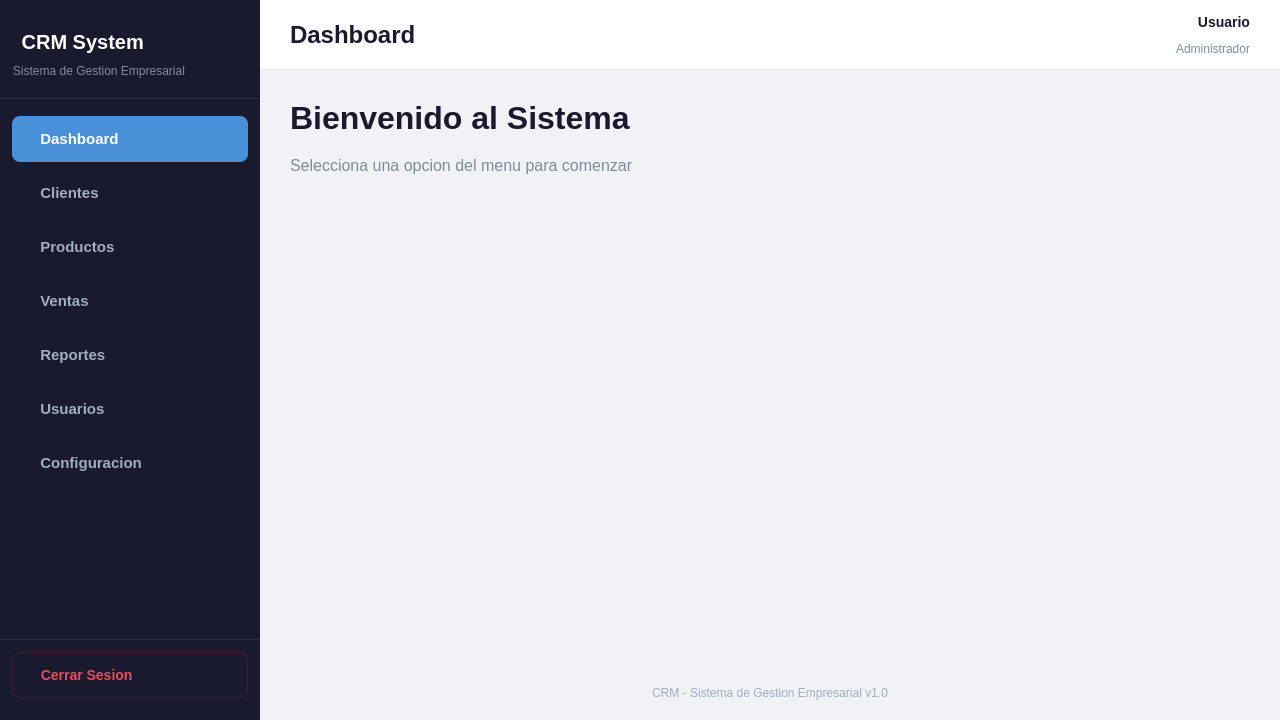
<?xml version="1.0" encoding="UTF-8"?>
<ui version="4.0">
 <class>MainWindow</class>
 <widget class="QMainWindow" name="MainWindow">
  <property name="geometry">
   <rect>
    <x>0</x>
    <y>0</y>
    <width>1280</width>
    <height>720</height>
   </rect>
  </property>
  <property name="minimumSize">
   <size>
    <width>1024</width>
    <height>600</height>
   </size>
  </property>
  <property name="windowTitle">
   <string>CRM - Sistema de Gestion</string>
  </property>
  <property name="styleSheet">
   <string notr="true">
/* === GLOBAL === */
QMainWindow {
    background-color: #f0f2f5;
    font-family: &quot;Segoe UI&quot;, Arial, sans-serif;
}

/* === SIDEBAR === */
#sidebar {
    background-color: #1a1a2e;
    min-width: 260px;
    max-width: 260px;
}
#sidebarTitle {
    color: #ffffff;
    font-size: 20px;
    font-weight: bold;
    padding: 10px 0px;
}
#sidebarSubtitle {
    color: #7f8c9b;
    font-size: 12px;
    padding-bottom: 5px;
}
#sidebarSeparator {
    background-color: #2d2d4a;
    min-height: 1px;
    max-height: 1px;
}

/* Sidebar buttons base */
#btnDashboard, #btnClientes, #btnProductos,
#btnVentas, #btnReportes, #btnUsuarios, #btnConfiguracion {
    background-color: transparent;
    color: #a0aec0;
    font-size: 15px;
    font-weight: 500;
    text-align: left;
    padding: 14px 20px;
    border: none;
    border-radius: 8px;
    margin: 2px 12px;
}
#btnDashboard:hover, #btnClientes:hover, #btnProductos:hover,
#btnVentas:hover, #btnReportes:hover, #btnUsuarios:hover, #btnConfiguracion:hover {
    background-color: #16213e;
    color: #ffffff;
}

/* Active state for dashboard (default) */
#btnDashboard {
    background-color: #4a90d9;
    color: #ffffff;
    font-weight: 600;
}

#btnCerrarSesion {
    background-color: transparent;
    color: #e74c5e;
    font-size: 14px;
    font-weight: 500;
    text-align: left;
    padding: 14px 20px;
    border: 1px solid #3d2030;
    border-radius: 8px;
    margin: 2px 12px;
}
#btnCerrarSesion:hover {
    background-color: #3d2030;
    color: #ff6b7a;
}

/* === HEADER === */
#header {
    background-color: #ffffff;
    border-bottom: 1px solid #e2e8f0;
}
#headerPageTitle {
    color: #1a1a2e;
    font-size: 24px;
    font-weight: bold;
}
#headerUserName {
    color: #1a1a2e;
    font-size: 14px;
    font-weight: 600;
}
#headerUserRole {
    color: #7f8c9b;
    font-size: 12px;
}

/* === CONTENT === */
#contentArea {
    background-color: #f0f2f5;
}
#welcomeTitle {
    color: #1a1a2e;
    font-size: 32px;
    font-weight: bold;
}
#welcomeSubtitle {
    color: #7f8c9b;
    font-size: 16px;
}

/* Stat cards */
#cardClientes, #cardProductos, #cardVentas, #cardReportes {
    background-color: #ffffff;
    border-radius: 12px;
    border: 1px solid #e2e8f0;
}
#cardClientes:hover, #cardProductos:hover, #cardVentas:hover, #cardReportes:hover {
    border: 1px solid #4a90d9;
}

#cardClientesIcon, #cardProductosIcon, #cardVentasIcon, #cardReportesIcon {
    font-size: 36px;
}
#cardClientesTitle, #cardProductosTitle, #cardVentasTitle, #cardReportesTitle {
    color: #1a1a2e;
    font-size: 18px;
    font-weight: bold;
}
#cardClientesDesc, #cardProductosDesc, #cardVentasDesc, #cardReportesDesc {
    color: #7f8c9b;
    font-size: 13px;
}

/* Footer */
#footerLabel {
    color: #a0aec0;
    font-size: 12px;
}
   </string>
  </property>
  <widget class="QWidget" name="centralwidget">
   <layout class="QHBoxLayout" name="rootLayout">
    <property name="spacing">
     <number>0</number>
    </property>
    <property name="leftMargin">
     <number>0</number>
    </property>
    <property name="topMargin">
     <number>0</number>
    </property>
    <property name="rightMargin">
     <number>0</number>
    </property>
    <property name="bottomMargin">
     <number>0</number>
    </property>
    <item>
     <widget class="QWidget" name="sidebar" native="true">
      <layout class="QVBoxLayout" name="sidebarLayout">
       <property name="spacing">
        <number>0</number>
       </property>
       <property name="leftMargin">
        <number>0</number>
       </property>
       <property name="topMargin">
        <number>20</number>
       </property>
       <property name="rightMargin">
        <number>0</number>
       </property>
       <property name="bottomMargin">
        <number>20</number>
       </property>
       <item>
        <widget class="QLabel" name="sidebarTitle">
         <property name="text">
          <string>   CRM System</string>
         </property>
        </widget>
       </item>
       <item>
        <widget class="QLabel" name="sidebarSubtitle">
         <property name="text">
          <string>   Sistema de Gestion Empresarial</string>
         </property>
        </widget>
       </item>
       <item>
        <spacer name="sidebarPreSep">
         <property name="orientation">
          <enum>Qt::Vertical</enum>
         </property>
         <property name="sizeType">
          <enum>QSizePolicy::Fixed</enum>
         </property>
         <property name="sizeHint" stdset="0">
          <size>
           <width>20</width>
           <height>15</height>
          </size>
         </property>
        </spacer>
       </item>
       <item>
        <widget class="QWidget" name="sidebarSeparator" native="true"/>
       </item>
       <item>
        <spacer name="sidebarPostSep">
         <property name="orientation">
          <enum>Qt::Vertical</enum>
         </property>
         <property name="sizeType">
          <enum>QSizePolicy::Fixed</enum>
         </property>
         <property name="sizeHint" stdset="0">
          <size>
           <width>20</width>
           <height>15</height>
          </size>
         </property>
        </spacer>
       </item>
       <item>
        <widget class="QPushButton" name="btnDashboard">
         <property name="cursor">
          <cursorShape>PointingHandCursor</cursorShape>
         </property>
         <property name="text">
          <string>  Dashboard</string>
         </property>
        </widget>
       </item>
       <item>
        <spacer name="navSpacer1">
         <property name="orientation">
          <enum>Qt::Vertical</enum>
         </property>
         <property name="sizeType">
          <enum>QSizePolicy::Fixed</enum>
         </property>
         <property name="sizeHint" stdset="0">
          <size>
           <width>20</width>
           <height>4</height>
          </size>
         </property>
        </spacer>
       </item>
       <item>
        <widget class="QPushButton" name="btnClientes">
         <property name="cursor">
          <cursorShape>PointingHandCursor</cursorShape>
         </property>
         <property name="text">
          <string>  Clientes</string>
         </property>
        </widget>
       </item>
       <item>
        <spacer name="navSpacer2">
         <property name="orientation">
          <enum>Qt::Vertical</enum>
         </property>
         <property name="sizeType">
          <enum>QSizePolicy::Fixed</enum>
         </property>
         <property name="sizeHint" stdset="0">
          <size>
           <width>20</width>
           <height>4</height>
          </size>
         </property>
        </spacer>
       </item>
       <item>
        <widget class="QPushButton" name="btnProductos">
         <property name="cursor">
          <cursorShape>PointingHandCursor</cursorShape>
         </property>
         <property name="text">
          <string>  Productos</string>
         </property>
        </widget>
       </item>
       <item>
        <spacer name="navSpacer3">
         <property name="orientation">
          <enum>Qt::Vertical</enum>
         </property>
         <property name="sizeType">
          <enum>QSizePolicy::Fixed</enum>
         </property>
         <property name="sizeHint" stdset="0">
          <size>
           <width>20</width>
           <height>4</height>
          </size>
         </property>
        </spacer>
       </item>
       <item>
        <widget class="QPushButton" name="btnVentas">
         <property name="cursor">
          <cursorShape>PointingHandCursor</cursorShape>
         </property>
         <property name="text">
          <string>  Ventas</string>
         </property>
        </widget>
       </item>
       <item>
        <spacer name="navSpacer4">
         <property name="orientation">
          <enum>Qt::Vertical</enum>
         </property>
         <property name="sizeType">
          <enum>QSizePolicy::Fixed</enum>
         </property>
         <property name="sizeHint" stdset="0">
          <size>
           <width>20</width>
           <height>4</height>
          </size>
         </property>
        </spacer>
       </item>
       <item>
        <widget class="QPushButton" name="btnReportes">
         <property name="cursor">
          <cursorShape>PointingHandCursor</cursorShape>
         </property>
         <property name="text">
          <string>  Reportes</string>
         </property>
        </widget>
       </item>
       <item>
        <spacer name="navSpacer5">
         <property name="orientation">
          <enum>Qt::Vertical</enum>
         </property>
         <property name="sizeType">
          <enum>QSizePolicy::Fixed</enum>
         </property>
         <property name="sizeHint" stdset="0">
          <size>
           <width>20</width>
           <height>4</height>
          </size>
         </property>
        </spacer>
       </item>
       <item>
        <widget class="QPushButton" name="btnUsuarios">
         <property name="cursor">
          <cursorShape>PointingHandCursor</cursorShape>
         </property>
         <property name="text">
          <string>  Usuarios</string>
         </property>
        </widget>
       </item>
       <item>
        <spacer name="navSpacer6">
         <property name="orientation">
          <enum>Qt::Vertical</enum>
         </property>
         <property name="sizeType">
          <enum>QSizePolicy::Fixed</enum>
         </property>
         <property name="sizeHint" stdset="0">
          <size>
           <width>20</width>
           <height>4</height>
          </size>
         </property>
        </spacer>
       </item>
       <item>
        <widget class="QPushButton" name="btnConfiguracion">
         <property name="cursor">
          <cursorShape>PointingHandCursor</cursorShape>
         </property>
         <property name="text">
          <string>  Configuracion</string>
         </property>
        </widget>
       </item>
       <item>
        <spacer name="sidebarBottomSpacer">
         <property name="orientation">
          <enum>Qt::Vertical</enum>
         </property>
         <property name="sizeHint" stdset="0">
          <size>
           <width>20</width>
           <height>40</height>
          </size>
         </property>
        </spacer>
       </item>
       <item>
        <widget class="QWidget" name="sidebarSeparator2" native="true">
         <property name="styleSheet">
          <string notr="true">background-color: #2d2d4a; min-height: 1px; max-height: 1px;</string>
         </property>
        </widget>
       </item>
       <item>
        <spacer name="sidebarPreLogout">
         <property name="orientation">
          <enum>Qt::Vertical</enum>
         </property>
         <property name="sizeType">
          <enum>QSizePolicy::Fixed</enum>
         </property>
         <property name="sizeHint" stdset="0">
          <size>
           <width>20</width>
           <height>10</height>
          </size>
         </property>
        </spacer>
       </item>
       <item>
        <widget class="QPushButton" name="btnCerrarSesion">
         <property name="cursor">
          <cursorShape>PointingHandCursor</cursorShape>
         </property>
         <property name="text">
          <string>  Cerrar Sesion</string>
         </property>
        </widget>
       </item>
      </layout>
     </widget>
    </item>
    <item>
     <widget class="QWidget" name="rightPanel" native="true">
      <layout class="QVBoxLayout" name="rightPanelLayout">
       <property name="spacing">
        <number>0</number>
       </property>
       <property name="leftMargin">
        <number>0</number>
       </property>
       <property name="topMargin">
        <number>0</number>
       </property>
       <property name="rightMargin">
        <number>0</number>
       </property>
       <property name="bottomMargin">
        <number>0</number>
       </property>
       <item>
        <widget class="QWidget" name="header" native="true">
         <property name="minimumSize">
          <size>
           <width>0</width>
           <height>70</height>
          </size>
         </property>
         <property name="maximumSize">
          <size>
           <width>16777215</width>
           <height>70</height>
          </size>
         </property>
         <layout class="QHBoxLayout" name="headerLayout">
          <property name="leftMargin">
           <number>30</number>
          </property>
          <property name="rightMargin">
           <number>30</number>
          </property>
          <item>
           <widget class="QLabel" name="headerPageTitle">
            <property name="text">
             <string>Dashboard</string>
            </property>
           </widget>
          </item>
          <item>
           <spacer name="headerSpacer">
            <property name="orientation">
             <enum>Qt::Horizontal</enum>
            </property>
            <property name="sizeHint" stdset="0">
             <size>
              <width>40</width>
              <height>20</height>
             </size>
            </property>
           </spacer>
          </item>
          <item>
           <layout class="QVBoxLayout" name="headerUserInfoLayout">
            <property name="spacing">
             <number>2</number>
            </property>
            <item>
             <widget class="QLabel" name="headerUserName">
              <property name="text">
               <string>Usuario</string>
              </property>
              <property name="alignment">
               <set>Qt::AlignRight|Qt::AlignTrailing|Qt::AlignVCenter</set>
              </property>
             </widget>
            </item>
            <item>
             <widget class="QLabel" name="headerUserRole">
              <property name="text">
               <string>Administrador</string>
              </property>
              <property name="alignment">
               <set>Qt::AlignRight|Qt::AlignTrailing|Qt::AlignVCenter</set>
              </property>
             </widget>
            </item>
           </layout>
          </item>
         </layout>
        </widget>
       </item>
       <item>
        <widget class="QWidget" name="contentArea" native="true">
         <layout class="QVBoxLayout" name="contentLayout">
          <property name="spacing">
           <number>20</number>
          </property>
          <property name="leftMargin">
           <number>30</number>
          </property>
          <property name="topMargin">
           <number>30</number>
          </property>
          <property name="rightMargin">
           <number>30</number>
          </property>
          <property name="bottomMargin">
           <number>20</number>
          </property>
          <item>
           <widget class="QLabel" name="welcomeTitle">
            <property name="text">
             <string>Bienvenido al Sistema</string>
            </property>
           </widget>
          </item>
          <item>
           <widget class="QLabel" name="welcomeSubtitle">
            <property name="text">
             <string>Selecciona una opcion del menu para comenzar</string>
            </property>
           </widget>
          </item>
          <item>
           <spacer name="contentPreCards">
            <property name="orientation">
             <enum>Qt::Vertical</enum>
            </property>
            <property name="sizeType">
             <enum>QSizePolicy::Fixed</enum>
            </property>
            <property name="sizeHint" stdset="0">
             <size>
              <width>20</width>
              <height>10</height>
             </size>
            </property>
           </spacer>
          </item>
          <item>
           <layout class="QHBoxLayout" name="cardsRow">
            <property name="spacing">
             <number>20</number>
            </property>
           </layout>
          </item>
          <item>
           <spacer name="contentBottomSpacer">
            <property name="orientation">
             <enum>Qt::Vertical</enum>
            </property>
            <property name="sizeHint" stdset="0">
             <size>
              <width>20</width>
              <height>40</height>
             </size>
            </property>
           </spacer>
          </item>
          <item>
           <widget class="QLabel" name="footerLabel">
            <property name="text">
             <string>CRM - Sistema de Gestion Empresarial v1.0</string>
            </property>
            <property name="alignment">
             <set>Qt::AlignCenter</set>
            </property>
           </widget>
          </item>
         </layout>
        </widget>
       </item>
      </layout>
     </widget>
    </item>
   </layout>
  </widget>
 </widget>
 <resources/>
 <connections/>
</ui>
